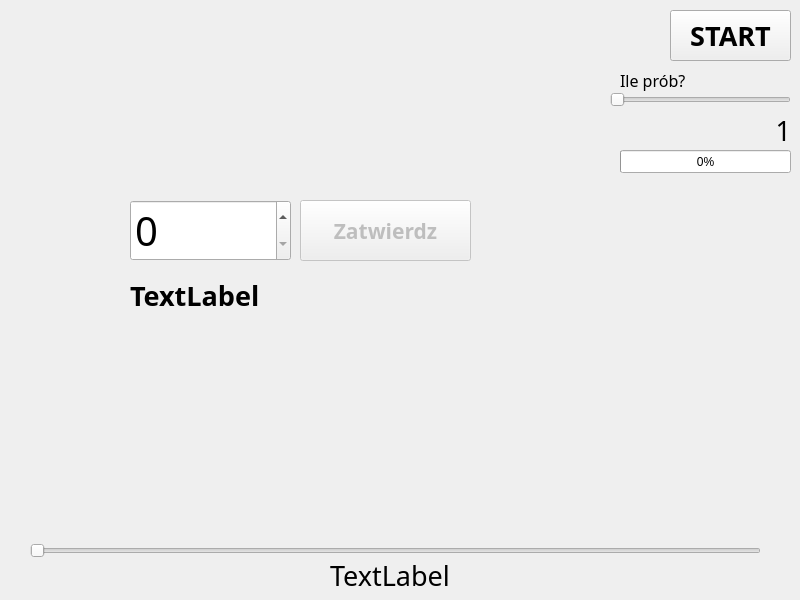
<?xml version="1.0" encoding="UTF-8"?>
<ui version="4.0">
 <class>MainWindow</class>
 <widget class="QMainWindow" name="MainWindow">
  <property name="geometry">
   <rect>
    <x>0</x>
    <y>0</y>
    <width>800</width>
    <height>600</height>
   </rect>
  </property>
  <property name="windowTitle">
   <string>MainWindow</string>
  </property>
  <widget class="QWidget" name="centralwidget">
   <widget class="QSpinBox" name="spinBox">
    <property name="geometry">
     <rect>
      <x>130</x>
      <y>200</y>
      <width>161</width>
      <height>61</height>
     </rect>
    </property>
    <property name="font">
     <font>
      <family>MingLiU_HKSCS-ExtB</family>
      <pointsize>30</pointsize>
     </font>
    </property>
    <property name="maximum">
     <number>9</number>
    </property>
   </widget>
   <widget class="QPushButton" name="pushButton">
    <property name="enabled">
     <bool>false</bool>
    </property>
    <property name="geometry">
     <rect>
      <x>300</x>
      <y>200</y>
      <width>171</width>
      <height>61</height>
     </rect>
    </property>
    <property name="font">
     <font>
      <family>MingLiU_HKSCS-ExtB</family>
      <pointsize>16</pointsize>
      <weight>75</weight>
      <bold>true</bold>
     </font>
    </property>
    <property name="text">
     <string>Zatwierdz</string>
    </property>
   </widget>
   <widget class="QPushButton" name="startButton">
    <property name="geometry">
     <rect>
      <x>670</x>
      <y>10</y>
      <width>121</width>
      <height>51</height>
     </rect>
    </property>
    <property name="font">
     <font>
      <family>MingLiU_HKSCS-ExtB</family>
      <pointsize>20</pointsize>
      <weight>75</weight>
      <bold>true</bold>
     </font>
    </property>
    <property name="text">
     <string>START</string>
    </property>
   </widget>
   <widget class="QLabel" name="label">
    <property name="geometry">
     <rect>
      <x>130</x>
      <y>270</y>
      <width>341</width>
      <height>51</height>
     </rect>
    </property>
    <property name="font">
     <font>
      <family>MingLiU_HKSCS-ExtB</family>
      <pointsize>20</pointsize>
      <weight>75</weight>
      <bold>true</bold>
     </font>
    </property>
    <property name="text">
     <string>TextLabel</string>
    </property>
   </widget>
   <widget class="QSlider" name="horizontalSlider">
    <property name="geometry">
     <rect>
      <x>610</x>
      <y>90</y>
      <width>181</width>
      <height>20</height>
     </rect>
    </property>
    <property name="minimum">
     <number>1</number>
    </property>
    <property name="maximum">
     <number>10</number>
    </property>
    <property name="orientation">
     <enum>Qt::Horizontal</enum>
    </property>
   </widget>
   <widget class="QLabel" name="label_2">
    <property name="geometry">
     <rect>
      <x>620</x>
      <y>65</y>
      <width>141</width>
      <height>31</height>
     </rect>
    </property>
    <property name="font">
     <font>
      <family>MingLiU_HKSCS-ExtB</family>
      <pointsize>12</pointsize>
     </font>
    </property>
    <property name="text">
     <string>Ile prób?</string>
    </property>
   </widget>
   <widget class="QLabel" name="label_3">
    <property name="geometry">
     <rect>
      <x>740</x>
      <y>110</y>
      <width>51</width>
      <height>41</height>
     </rect>
    </property>
    <property name="font">
     <font>
      <family>MingLiU_HKSCS-ExtB</family>
      <pointsize>20</pointsize>
     </font>
    </property>
    <property name="text">
     <string>1</string>
    </property>
    <property name="alignment">
     <set>Qt::AlignRight|Qt::AlignTrailing|Qt::AlignVCenter</set>
    </property>
   </widget>
   <widget class="QProgressBar" name="progressBar">
    <property name="geometry">
     <rect>
      <x>620</x>
      <y>150</y>
      <width>171</width>
      <height>23</height>
     </rect>
    </property>
    <property name="maximum">
     <number>10</number>
    </property>
    <property name="value">
     <number>0</number>
    </property>
   </widget>
   <widget class="QSlider" name="horizontalSlider_2">
    <property name="geometry">
     <rect>
      <x>30</x>
      <y>530</y>
      <width>731</width>
      <height>41</height>
     </rect>
    </property>
    <property name="minimum">
     <number>1</number>
    </property>
    <property name="maximum">
     <number>100</number>
    </property>
    <property name="orientation">
     <enum>Qt::Horizontal</enum>
    </property>
   </widget>
   <widget class="QLabel" name="label_4">
    <property name="geometry">
     <rect>
      <x>330</x>
      <y>560</y>
      <width>131</width>
      <height>31</height>
     </rect>
    </property>
    <property name="font">
     <font>
      <family>MingLiU_HKSCS-ExtB</family>
      <pointsize>20</pointsize>
     </font>
    </property>
    <property name="text">
     <string>TextLabel</string>
    </property>
    <property name="alignment">
     <set>Qt::AlignJustify|Qt::AlignVCenter</set>
    </property>
   </widget>
  </widget>
 </widget>
 <resources/>
 <connections>
  <connection>
   <sender>horizontalSlider</sender>
   <signal>valueChanged(int)</signal>
   <receiver>label_3</receiver>
   <slot>setNum(int)</slot>
   <hints>
    <hint type="sourcelabel">
     <x>676</x>
     <y>102</y>
    </hint>
    <hint type="destinationlabel">
     <x>752</x>
     <y>124</y>
    </hint>
   </hints>
  </connection>
  <connection>
   <sender>horizontalSlider_2</sender>
   <signal>valueChanged(int)</signal>
   <receiver>label_4</receiver>
   <slot>setNum(int)</slot>
   <hints>
    <hint type="sourcelabel">
     <x>360</x>
     <y>553</y>
    </hint>
    <hint type="destinationlabel">
     <x>392</x>
     <y>577</y>
    </hint>
   </hints>
  </connection>
 </connections>
</ui>
